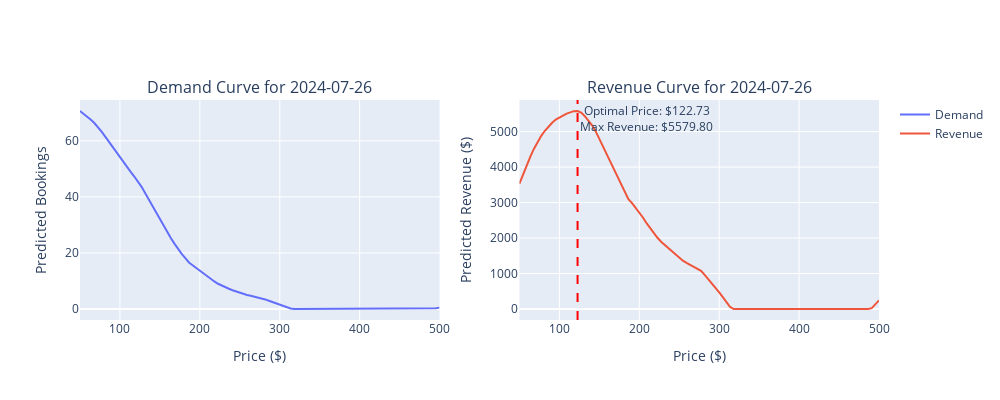

Source (notebook cell):
### Code cell
# Example: Find the optimal price for a weekend in the summer
print("\n--- Optimizing Revenue for a Specific Day ---")
plot_demand_revenue_curve(
    date_str="2024-07-26",  # A Friday in summer
    lead_time=10,  # 30 days in advance
    available_rooms=60,  # 80 rooms available
    model=final_model,
    scaler=final_scaler,
    device=device,
)
